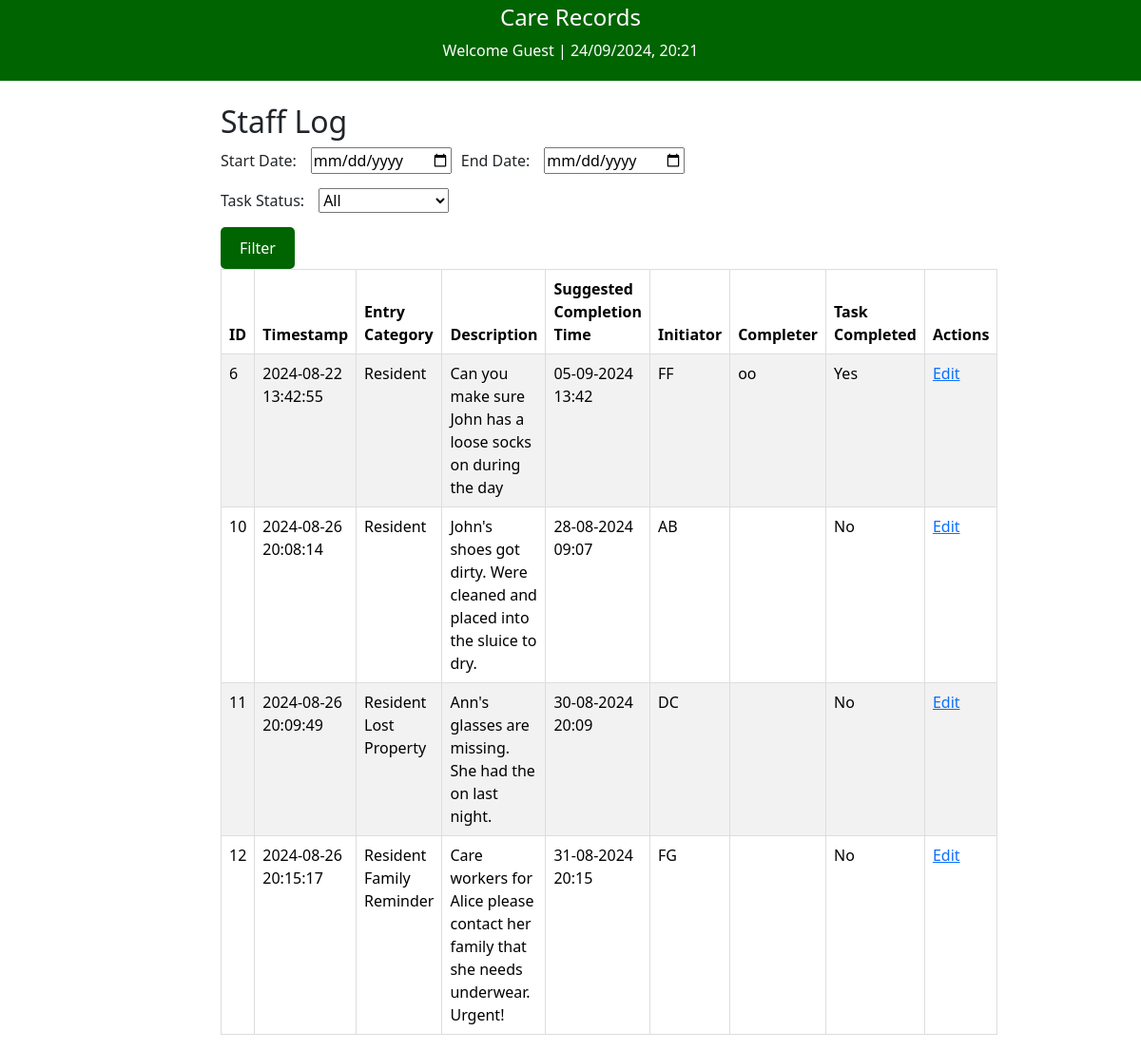
The page /staff_log/view_staff_log on the database its author committed.
### tables this page shows
CREATE TABLE "staff_log" (
            id INTEGER PRIMARY KEY AUTOINCREMENT,
            timestamp TEXT,
            entry_category TEXT,
            description TEXT,
            suggested_completion_time DATETIME,
            initiator TEXT,
            completer TEXT, task_completed BOOLEAN DEFAULT 0);

### app/staff_log/routes.py (the view)
@bp.route('/view_staff_log', methods=['GET'])
def view_staff_log():
    start_date = request.args.get('start_date')
    end_date = request.args.get('end_date')
    task_completed = request.args.get('task_completed')  # 'all', 'completed', 'not_completed'
    conn = sqlite3.connect('care4.db')
    cursor = conn.cursor()
    query = 'SELECT * FROM staff_log WHERE 1=1'
    params = []
    if start_date and end_date:
        query += ' AND timestamp BETWEEN ? AND ?'
        params.extend([start_date, end_date])
    if task_completed == 'completed':
        query += ' AND task_completed = 1'
    elif task_completed == 'not_completed':
        query += ' AND task_completed = 0'
    cursor.execute(query, params)
    logs = cursor.fetchall()
    conn.close()
    formatted_logs = []
    for log in logs:
        log = list(log)
        log[4] = datetime.strptime(log[4], '%Y-%m-%dT%H:%M').strftime('%d-%m-%Y %H:%M')
        formatted_logs.append(log)
    return render_template('view_staff_log.html', logs=formatted_logs)

### app/templates/view_staff_log.html (shortened to what this page needs)
{% extends "base.html" %}
{% block content %}
    <h2>Staff Log</h2>
    <form method="get" action="{{ url_for('staff_log.view_staff_log') }}">
        <div class="form-row">
            <label for="start_date">Start Date:</label>
            <input type="date" id="start_date" name="start_date">
            <label for="end_date">End Date:</label>
            <input type="date" id="end_date" name="end_date">
        </div>
        <div class="form-row">
            <label for="task_completed">Task Status:</label>
            <select id="task_completed" name="task_completed">
                <option value="all">All</option>
            </select>
        </div>
        <button type="submit">Filter</button>
    </form>
    <table class="table table-striped">
        <thead>
            <tr>
                <th>ID</th>
                <th>Timestamp</th>
                <th>Entry Category</th>
                <th class="description-column">Description</th>
                <th>Suggested Completion Time</th>
                <th>Initiator</th>
                <th>Completer</th>
                <th>Task Completed</th>
                <th>Actions</th>
            </tr>
        </thead>
        <tbody>
            {% for log in logs %}
                <tr>
                    <td>{{ log[0] }}</td>
                    <td>{{ log[1] }}</td>
                    <td>{{ log[2] }}</td>
                    <td>{{ log[3] }}</td>
                    <td>{{ log[4] }}</td>
                    <td>{{ log[5] }}</td>
                    <td>{{ log[6] }}</td>
                    <td>{{ 'Yes' if log[7] else 'No' }}</td>
                    <td><a href="{{ url_for('staff_log.update_staff_log', log_id=log[0]) }}">Edit</a></td>
                </tr>
            {% endfor %}
        </tbody>
    </table>
{% endblock %}

### app/templates/base.html (shortened to what this page needs)
<!DOCTYPE html>
<html lang="en">
<head>
    {{ bootstrap.load_css() }}
</head>
<body>
    <div class="header">
        <div>
            <h4>Care Records</h4>
            {% if session.logged_in %}
                <p>Welcome {{ session.username }} | <span id="current-time"></span></p>
            {% else %}
                <p>Welcome Guest | <span id="current-time"></span></p>
            {% endif %}
        </div>
    </div>
    <div class="container">
        <div class="row">
            <div class="col-lg-8 offset-lg-2 col-md-10 offset-md-1 col-sm-12"> <br>
                {% block content %}
                {% endblock %}
            </div>
        </div>
    </div>
</body>
</html>

### app/templates/base.html (style rules this page uses)
.header { background-color: #006400; padding: 4px; color: white; text-align: center; }
button[type="submit"] { background-color: #006400; color: white; padding: 10px 20px; border: none; border-radius: 5px; cursor: pointer; }
table td { padding: 5px; }
table, th, td { border: 1px solid #ddd; border-collapse: collapse; }
th, td { padding: 8px; }
th { background-color: #f2f2f2; }
.description-column { width: 300px; max-width: 600px; word-wrap: break-word; }

### app/templates/view_staff_log.html (style rules this page uses)
.form-row { display: flex; align-items: center; gap: 10px; margin-bottom: 15px; }
.form-row label { margin-right: 5px; }

### rows shown on the page
staff_log: id "6", timestamp "2024-08-22 13:42:55", entry_category "Resident", description "Can you make sure John has a loose socks on during the day", suggested_completion_time "05-09-2024 13:42", initiator "FF", completer "oo", task_completed "Yes"
staff_log: id "10", timestamp "2024-08-26 20:08:14", entry_category "Resident", description "John's shoes got dirty. Were cleaned and placed into the sluice to dry.", suggested_completion_time "28-08-2024 09:07", initiator "AB", task_completed "No"
staff_log: id "11", timestamp "2024-08-26 20:09:49", entry_category "Resident Lost Property", description "Ann's glasses are missing. She had the on last night.", suggested_completion_time "30-08-2024 20:09", initiator "DC", task_completed "No"
staff_log: id "12", timestamp "2024-08-26 20:15:17", entry_category "Resident Family Reminder", description "Care workers for Alice please contact her family that she needs underwear. Urgent!", suggested_completion_time "31-08-2024 20:15", initiator "FG", task_completed "No"
